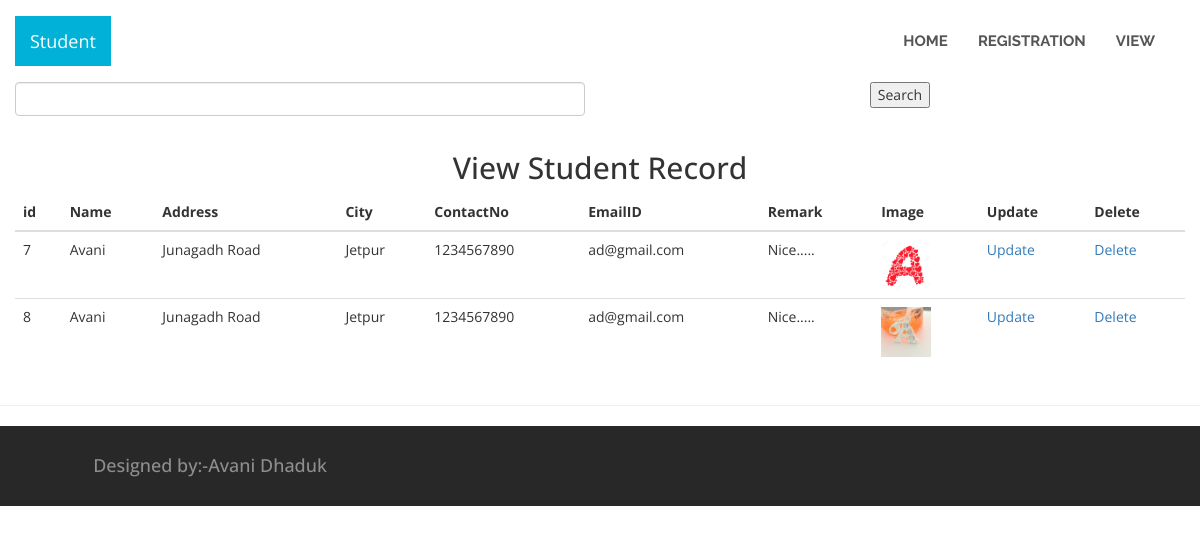
/view_stud.php, run on the app's committed database.
### tables this page shows
CREATE TABLE `student` (
  `std_id` int(3) NOT NULL,
  `name` varchar(15) NOT NULL,
  `address` varchar(35) NOT NULL,
  `city` varchar(10) NOT NULL,
  `contactno` varchar(10) NOT NULL,
  `emailid` varchar(20) NOT NULL,
  `image` varchar(255) NOT NULL,
  `remark` varchar(30) NOT NULL
);

### view_stud.php (the view, shortened to what this page needs)
<?php
$sql="";
if(isset($_REQUEST['search']))
{
	$txt = $_REQUEST['searchtxt'];
	$sql = mysql_query("select * from student where name like '%$txt%' or city like '%$txt%' ");
}
else
{
	$sql=mysql_query("select * from student");
}
?>
<!DOCTYPE html>
<html class="no-js">
  <?php include('head.php'); ?>
    <body>
	 <div class="block-content collapse in">
     <form action="view_stud.php" method="post">
	 <div class="span12">
	 <div class="col-md-6">
	     <div class="form-group">
             <input type="text"  class="form-control" name="searchtxt" />
         </div>
	 </div>
	 <center><button type="submit" name="search">Search</button></center>
		</div>
		</form>
        </div>
	<div class="container-fluid">
            <div class="row-fluid">
                <div class="span12" id="content">
                    <div class="row-fluid">
                                    <div class="span12" id="content">
                    <div class="row-fluid">
       <div class="block">
	                               <div class="col-xs-12 col-sm-8 col-md-6 col-sm-offset-2 col-md-offset-3">
						<div class="get-touch-heading">
							<center><h2>View Student Record</h2> </center>
							</div>
					</div>                          <div class="block-content collapse in">
                                <div class="span12">
  									<table class="table">
						              <thead>
						                <tr>
						                  <th>id</th>
						                  <th>Name</th>
                                          <th>Address</th>
                                          <th>City</th>
                                          <th>ContactNo</th>
                                          <th>EmailID</th>
										  <th>Remark</th>
										  <th>Image</th>
										  <th>Update</th>
                                          <th>Delete</th>
						                </tr>
						              </thead>
						              <tbody>
                                    <?php
									while($row = mysql_fetch_array($sql))
									{
									?>
						                <tr>
                                        <?php
										echo "<td>". $row["std_id"]."</td>";
										echo "<td>". $row["name"]."</td>";
										echo "<td>". $row["address"]."</td>";
										echo "<td>". $row["city"]."</td>";
										echo "<td>". $row["contactno"]."</td>";
										echo "<td>". $row["emailid"]."</td>";
										echo "<td>". $row["remark"]."</td>";
echo "<td><img src='../Avani/images/". $row['image']."' width='50' height='50'></td>";
									?>
  <td><a href="update_stud.php?std_id=<?php echo $row["std_id"]?>" target="_self">Update</a></td>
  <td><a href="delete_stud.php?std_id=<?php echo $row["std_id"]?>" target="_self">Delete</a></td>
						                </tr>
                                        <?php
										 }
										?>
						              </tbody>
						            </table>
                                </div>
                            </div>
                        </div>
                            </div>
                        </div>
                    </div>
                </div>
                </div>
                </div>
            <hr>
    </body>
</html>
<?php include("foot.php")?>

### head.php (shortened to what this page needs)
<!DOCTYPE html>
<html lang="en">
<head>
	<link rel="stylesheet" href="css/flexslider.css">
	<link rel="stylesheet" href="css/bootstrap.min.css">
	<link rel="stylesheet" href="css/font-awesome.min.css">
	<link rel="stylesheet" href="css/style.css">
</head>
<body id="top" data-spy="scroll">
	<header id="home">
			<div id="main-nav">
			<nav class="navbar">
				<div class="container">
					<div class="navbar-header">
						<a href="" class="navbar-brand">Student</a>
					</div>
					<div class="navbar-collapse collapse" id="ftheme">
						<ul class="nav navbar-nav navbar-right">
							<li><a href="index.php">home</a></li>
							<li><a href="reg.php">registration</a></li>
							<li><a href="view_stud.php">view</a></li>
						</ul>
					</div>
				</div>
			</nav>
		</div>
	</header>

### foot.php (shortened to what this page needs)
		<div id="bottom-footer" class="hidden-xs">
			<div class="container">
				<div class="row">
					<div class="col-md-4">
						<div class="footer-left">
                            <div class="credits">
                                <center><h4>Designed by:-Avani Dhaduk</h4></center>
                            </div>
						</div>
					</div>
				</div>
			</div>
		</div>
</body>
</html>

### css/style.css (style rules this page uses)
body { font-family: 'Open Sans', sans-serif; font-size: 14px; font-size: normal; font-smooth: always; -webkit-font-smoothing: antialiased; -moz-font-smoothing: antialiased; }
a { text-decoration: none; -moz-transition: all linear .3s; -webkit-transition: all linear .3s; -o-transition: all linear .3s; transition: all linear .3s; }
img { max-width: 100%; }
ul { list-style: none; padding: 0; margin: 0; }
input[type="text"], input[type="password"], input[type="email"], textarea { font-family: 'Raleway', sans-serif; font-size: 14px; font-weight: 500; color: #7e7e7e; border-width: 1px; border-style: solid; padding: 0 15px; -moz-box-sizing: border-box; -webkit-box-sizing: border-box; box-sizing: border-box; -moz-transition: border linear .3s; -webkit-transition: border linear .3s; -o-transition: border linear .3s; transition: border linear .3s; }
.container { position: relative; z-index: 3; }
#main-nav { padding: 15px 0; }
.navbar { margin:0; }
#main-nav .navbar-header a { background-color: #01b1d7; color: #fff; }
#main-nav .navbar-right { margin-top: 10px; }
#main-nav .navbar-right li > a { font-family: 'Raleway', sans-serif; font-size: 15px; font-weight: 700; line-height: 30px; color: #555; padding-top: 0; padding-bottom: 0; text-transform: uppercase; }
#bottom-footer { background-color: #282828; padding: 20px 0; color: #8e8e8e; }

### data on the page
student: std_id "7", name "Avani", address "Junagadh Road", city "Jetpur", contactno "1234567890", emailid "ad@gmail.com", remark "Nice.....", image (picture)
student: std_id "8", name "Avani", address "Junagadh Road", city "Jetpur", contactno "1234567890", emailid "ad@gmail.com", remark "Nice.....", image (picture)
